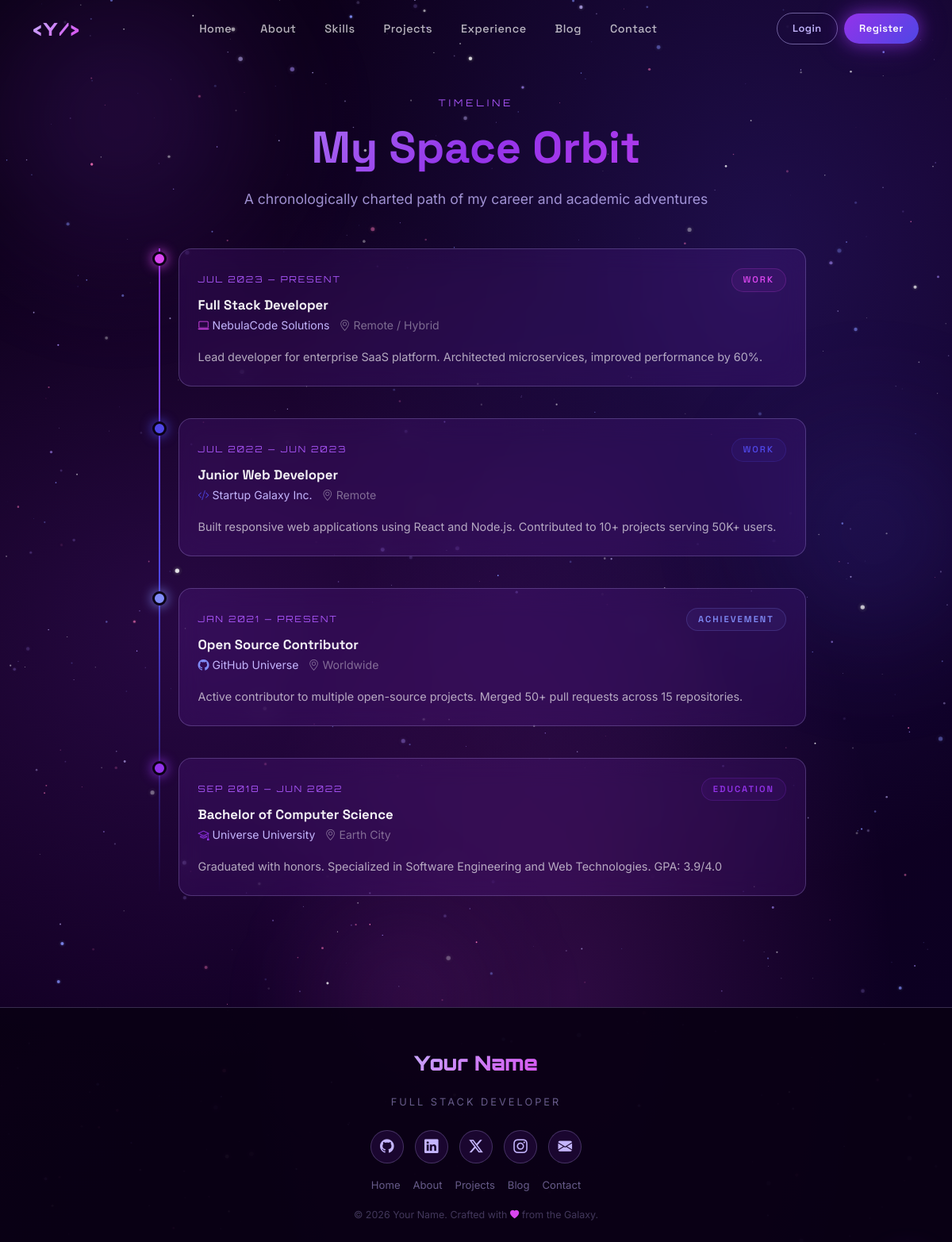
The page /experience.php on the database its author committed.
### tables this page shows
CREATE TABLE `experience` (
  `id` INT UNSIGNED NOT NULL AUTO_INCREMENT,
  `title` VARCHAR(255) NOT NULL,
  `organization` VARCHAR(255) NOT NULL,
  `type` ENUM('work','education','achievement','milestone') DEFAULT 'work',
  `description` TEXT DEFAULT NULL,
  `start_date` DATE NOT NULL,
  `end_date` DATE DEFAULT NULL,
  `is_current` TINYINT(1) DEFAULT 0,
  `location` VARCHAR(255) DEFAULT NULL,
  `url` VARCHAR(255) DEFAULT NULL,
  `icon` VARCHAR(100) DEFAULT 'bi-briefcase',
  `color` VARCHAR(20) DEFAULT '#9333EA',
  `sort_order` INT UNSIGNED DEFAULT 0,
  `created_at` TIMESTAMP DEFAULT CURRENT_TIMESTAMP,
  PRIMARY KEY (`id`)
);

### includes/functions.php (called while the page is built, shortened)
<?php
require_once __DIR__ . '/database.php';
function sanitize_output(?string $value): string {
    return htmlspecialchars($value ?? '', ENT_QUOTES | ENT_HTML5, 'UTF-8');
}
$_settings_cache = [];
function get_setting(string $key, string $default = ''): string {
    global $_settings_cache;
    if (empty($_settings_cache)) {
        try {
            $rows = Database::fetchAll("SELECT key_name, value FROM settings");
            foreach ($rows as $row) {
                $_settings_cache[$row['key_name']] = $row['value'];
            }
        } catch (Exception $e) {
            return $default;
        }
    }
    return $_settings_cache[$key] ?? $default;
}
function format_date(?string $date, string $format = 'M j, Y'): string {
    return date($format, strtotime($date));
}

### includes/database.php (called while the page is built, shortened)
<?php
class Database {
    private static ?PDO $instance = null;
    public static function getInstance(): PDO {
        if (self::$instance === null) {
            $dsn = sprintf(
                'mysql:host=%s;port=%s;dbname=%s;charset=%s',
                DB_HOST, DB_PORT, DB_NAME, DB_CHARSET
            );
            $options = [
                PDO::ATTR_ERRMODE            => PDO::ERRMODE_EXCEPTION,
                PDO::ATTR_DEFAULT_FETCH_MODE => PDO::FETCH_ASSOC,
                PDO::ATTR_EMULATE_PREPARES   => false,
                PDO::MYSQL_ATTR_FOUND_ROWS   => true,
            ];
            try {
                self::$instance = new PDO($dsn, DB_USER, DB_PASS, $options);
            } catch (PDOException $e) {
                error_log('DB Connection failed: ' . $e->getMessage());
                die(json_encode(['error' => 'Database connection failed. Please check your configuration.']));
            }
        }
        return self::$instance;
    }
    public static function query(string $sql, array $params = []): PDOStatement {
        $stmt = self::getInstance()->prepare($sql);
        $stmt->execute($params);
        return $stmt;
    }
    public static function fetchAll(string $sql, array $params = []): array {
        return self::query($sql, $params)->fetchAll();
    }
}

### includes/auth.php (called while the page is built, shortened)
<?php
require_once __DIR__ . '/database.php';
function is_visitor(): bool {
    return isset($_SESSION['user_role']) && $_SESSION['user_role'] === 'visitor';
}
function is_admin(): bool {
    return isset($_SESSION['user_role']) && in_array($_SESSION['user_role'], ['admin', 'super_admin']);
}

### experience.php (the view, shortened to what this page needs)
<?php
require_once __DIR__ . '/includes/database.php';
require_once __DIR__ . '/includes/functions.php';
require_once __DIR__ . '/includes/auth.php';
$currentPage = 'experience';
$pageTitle   = 'My Journey — ' . get_setting('site_name', 'Galaxy Portfolio');
require_once __DIR__ . '/includes/header.php';
$experiences = Database::fetchAll("SELECT * FROM experience ORDER BY start_date DESC, sort_order DESC");
?>
<section class="section" style="padding-top:120px;position:relative;z-index:10;">
  <div class="container">
    <div class="text-center mb-5 reveal">
      <span class="section-label">Timeline</span>
      <h2 class="section-title text-gradient">My Space Orbit</h2>
      <p class="section-subtitle mx-auto">A chronologically charted path of my career and academic adventures</p>
    </div>
    <div class="row justify-content-center">
      <div class="col-lg-9">
        <div class="timeline reveal">
          <?php if ($experiences): ?>
            <?php foreach ($experiences as $exp): ?>
            <div class="timeline-item">
              <div class="timeline-dot" style="background:<?= sanitize_output($exp['color'] ?? '#9333EA') ?>;box-shadow: 0 0 15px <?= sanitize_output($exp['color'] ?? '#9333EA') ?>;"></div>
              <div class="timeline-content">
                <div class="timeline-date d-flex align-items-center justify-content-between flex-wrap gap-2">
                  <span>
                    <?= format_date($exp['start_date'], 'M Y') ?> &mdash;
                    <?= $exp['is_current'] ? 'Present' : format_date($exp['end_date'], 'M Y') ?>
                  </span>
                  <span class="galaxy-badge" style="font-size:0.7rem;text-transform:uppercase;color:<?= sanitize_output($exp['color'] ?? '#9333EA') ?>;border-color:<?= sanitize_output($exp['color'] ?? '#9333EA') ?>33;background:<?= sanitize_output($exp['color'] ?? '#9333EA') ?>11;">
                    <?= ucfirst(sanitize_output($exp['type'] ?? 'work')) ?>
                  </span>
                </div>
                <h4 class="timeline-title"><?= sanitize_output($exp['title']) ?></h4>
                <div class="timeline-org mb-3">
                  <i class="bi <?= sanitize_output($exp['icon'] ?? 'bi-briefcase') ?>" style="color:<?= sanitize_output($exp['color'] ?? '#9333EA') ?>;"></i>
                  <?= sanitize_output($exp['organization']) ?>
                  <?php if ($exp['location']): ?>
                    <span style="color:rgba(255,255,255,0.4);margin-left:0.5rem;"><i class="bi bi-geo-alt"></i> <?= sanitize_output($exp['location']) ?></span>
                  <?php endif; ?>
                </div>
                <?php if ($exp['description']): ?>
                <p class="mb-0" style="font-size:0.9rem;color:rgba(255,255,255,0.65);line-height:1.7;"><?= nl2br(sanitize_output($exp['description'])) ?></p>
                <?php endif; ?>
              </div>
            </div>
            <?php endforeach; ?>
          <?php endif; ?>
        </div>
      </div>
    </div>
  </div>
</section>
<?php require_once __DIR__ . '/includes/footer.php'; ?>

### includes/header.php (shortened to what this page needs)
<?php
require_once __DIR__ . '/auth.php';
require_once __DIR__ . '/functions.php';
$ownerName    = get_setting('owner_name', 'Your Name');
$enableParticles = get_setting('enable_particles', '1');
$currentPage  = $currentPage ?? '';
?>
<!DOCTYPE html>
<html lang="en">
<head>
  <link rel="stylesheet" href="https://cdn.jsdelivr.net/npm/bootstrap-icons@1.11.3/font/bootstrap-icons.min.css">
  <link rel="stylesheet" href="https://cdn.jsdelivr.net/npm/bootstrap@5.3.3/dist/css/bootstrap.min.css">
  <link rel="stylesheet" href="/portfolio/assets/css/animations.css">
  <link rel="stylesheet" href="/portfolio/assets/css/space.css">
  <link rel="stylesheet" href="/portfolio/assets/css/glassmorphism.css">
  <link rel="stylesheet" href="/portfolio/assets/css/main.css">
</head>
<body>
<div class="galaxy-bg"></div>
<div class="galaxy-bg" style="position:fixed;">
  <div class="nebula-layer nebula-1"></div>
  <div class="nebula-layer nebula-2"></div>
  <div class="nebula-layer nebula-3"></div>
</div>
<?php if ($enableParticles): ?>
<canvas id="star-canvas"></canvas>
<?php endif; ?>
<nav class="galaxy-nav" id="main-nav">
  <div class="container">
    <div class="d-flex align-items-center justify-content-between">
      <a href="/portfolio/" class="nav-brand text-decoration-none">
        &lt;<?= sanitize_output(substr($ownerName, 0, 1)) ?>/&gt;
      </a>
      <div class="d-none d-lg-flex align-items-center gap-1" id="nav-menu">
        <a href="/portfolio/#hero"         class="nav-link <?= $currentPage==='home'?'active':'' ?>">Home</a>
        <a href="/portfolio/#about"        class="nav-link">About</a>
        <a href="/portfolio/#skills"       class="nav-link">Skills</a>
        <a href="/portfolio/#projects"     class="nav-link">Projects</a>
        <a href="/portfolio/#experience"   class="nav-link">Experience</a>
        <a href="/portfolio/blog.php"      class="nav-link <?= $currentPage==='blog'?'active':'' ?>">Blog</a>
        <a href="/portfolio/#contact"      class="nav-link">Contact</a>
      </div>
      <div class="d-flex align-items-center gap-2">
        <?php if (is_admin()): ?>
          <a href="/portfolio/admin/dashboard.php" class="btn-galaxy btn-sm-galaxy btn-primary-galaxy">
            <i class="bi bi-speedometer2"></i> Dashboard
          </a>
        <?php elseif (is_visitor()): ?>
          <a href="/portfolio/visitor/dashboard.php" class="btn-galaxy btn-sm-galaxy btn-outline-galaxy">
            <i class="bi bi-person-circle"></i> <?= sanitize_output($_SESSION['user_name']) ?>
          </a>
        <?php else: ?>
          <a href="/portfolio/login.php" class="btn-galaxy btn-sm-galaxy btn-outline-galaxy">Login</a>
          <a href="/portfolio/register.php" class="btn-galaxy btn-sm-galaxy btn-primary-galaxy">Register</a>
        <?php endif; ?>
      </div>
    </div>
  </div>
</nav>

### includes/footer.php (shortened to what this page needs)
<?php
$github    = get_setting('social_github');
$linkedin  = get_setting('social_linkedin');
$twitter   = get_setting('social_twitter');
$instagram = get_setting('social_instagram');
?>
<footer class="galaxy-footer" style="position:relative;z-index:10;">
  <div class="container">
    <div style="position:relative;display:inline-block;margin-bottom:1.5rem;">
      <div class="footer-brand"><?= sanitize_output($ownerName ?? 'Portfolio') ?></div>
      <div style="font-size:0.8rem;color:rgba(196,181,253,0.5);letter-spacing:3px;text-transform:uppercase;">
        <?= sanitize_output(get_setting('owner_title', 'Developer')) ?>
      </div>
    </div>
    <div class="mb-3">
      <?php if ($github):    ?><a href="<?= sanitize_output($github) ?>"    class="social-link" target="_blank" title="GitHub"><i class="bi bi-github"></i></a><?php endif; ?>
      <?php if ($linkedin):  ?><a href="<?= sanitize_output($linkedin) ?>"  class="social-link" target="_blank" title="LinkedIn"><i class="bi bi-linkedin"></i></a><?php endif; ?>
      <?php if ($twitter):   ?><a href="<?= sanitize_output($twitter) ?>"   class="social-link" target="_blank" title="Twitter"><i class="bi bi-twitter-x"></i></a><?php endif; ?>
      <?php if ($instagram): ?><a href="<?= sanitize_output($instagram) ?>" class="social-link" target="_blank" title="Instagram"><i class="bi bi-instagram"></i></a><?php endif; ?>
      <a href="mailto:<?= sanitize_output(get_setting('owner_email')) ?>" class="social-link" title="Email"><i class="bi bi-envelope-fill"></i></a>
    </div>
    <div class="d-flex flex-wrap justify-content-center gap-3 mb-3" style="font-size:0.82rem;">
      <a href="/portfolio/" class="text-decoration-none" style="color:rgba(196,181,253,0.5);">Home</a>
      <a href="/portfolio/#about" class="text-decoration-none" style="color:rgba(196,181,253,0.5);">About</a>
      <a href="/portfolio/#projects" class="text-decoration-none" style="color:rgba(196,181,253,0.5);">Projects</a>
      <a href="/portfolio/blog.php" class="text-decoration-none" style="color:rgba(196,181,253,0.5);">Blog</a>
      <a href="/portfolio/#contact" class="text-decoration-none" style="color:rgba(196,181,253,0.5);">Contact</a>
    </div>
    <p style="font-size:0.78rem;color:rgba(196,181,253,0.3);margin:0;">
      &copy; <?= date('Y') ?> <?= sanitize_output($ownerName ?? 'Portfolio') ?>. Crafted with
      <i class="bi bi-heart-fill" style="color:#D946EF;font-size:0.7rem;"></i> from the Galaxy.
    </p>
  </div>
</footer>
</body>
</html>

### assets/css/animations.css (style rules this page uses)
.reveal { opacity: 0; transform: translateY(40px); transition: opacity 0.7s ease, transform 0.7s ease; }
.reveal.revealed { opacity: 1; transform: translateY(0); }

### assets/css/space.css (style rules this page uses)
.galaxy-bg { position: fixed; inset: 0; z-index: 0; background: radial-gradient(ellipse at 20% 50%, rgba(107, 33, 168, 0.25) 0%, transparent 50%), radial-gradient(ellipse at 80% 20%, rgba(79, 70, 229, 0.2) 0%, transparent 45%), radial-gradient(ellipse at 60% 80%, rgba(217, 70, 239, 0.15) 0%, transparent 40%), linear-gradient(135deg, #0a0015 0%, #130025 50%, #0a0020 100%); pointer-events: none; }
#star-canvas { position: fixed; inset: 0; z-index: 1; pointer-events: none; }
.nebula-layer { position: absolute; border-radius: 50%; filter: blur(60px); pointer-events: none; animation: nebula-pulse 8s ease-in-out infinite; }
.nebula-1 { width: 500px; height: 500px; background: radial-gradient(circle, rgba(147,51,234,0.2), transparent 70%); top: -100px; left: -100px; animation-delay: 0s; }
.nebula-2 { width: 400px; height: 400px; background: radial-gradient(circle, rgba(79,70,229,0.18), transparent 70%); top: 30%; right: -100px; animation-delay: 3s; }
.nebula-3 { width: 300px; height: 300px; background: radial-gradient(circle, rgba(217,70,239,0.15), transparent 70%); bottom: 10%; left: 30%; animation-delay: 6s; }

### rows shown on the page
experience: start_date "JUL 2023", is_current "PRESENT", type "WORK", title "Full Stack Developer", organization "NebulaCode Solutions", location "Remote / Hybrid", description "Lead developer for enterprise SaaS platform. Architected microservices, improved performance by 60%."
experience: start_date "JUL 2022", end_date "JUN 2023", type "WORK", title "Junior Web Developer", organization "Startup Galaxy Inc.", location "Remote", description "Built responsive web applications using React and Node.js. Contributed to 10+ projects serving 50K+ users."
experience: start_date "JAN 2021", is_current "PRESENT", type "ACHIEVEMENT", title "Open Source Contributor", organization "GitHub Universe", location "Worldwide", description "Active contributor to multiple open-source projects. Merged 50+ pull requests across 15 repositories."
experience: start_date "SEP 2018", end_date "JUN 2022", type "EDUCATION", title "Bachelor of Computer Science", organization "Universe University", location "Earth City", description "Graduated with honors. Specialized in Software Engineering and Web Technologies. GPA: 3.9/4.0"

### other values the page prints
sanitize_output(substr($ownerName, 0, 1)) "Y"
sanitize_output($ownerName ?? 'Portfolio') "Your Name"
sanitize_output(get_setting('owner_title', 'Developer')) "FULL STACK DEVELOPER"
